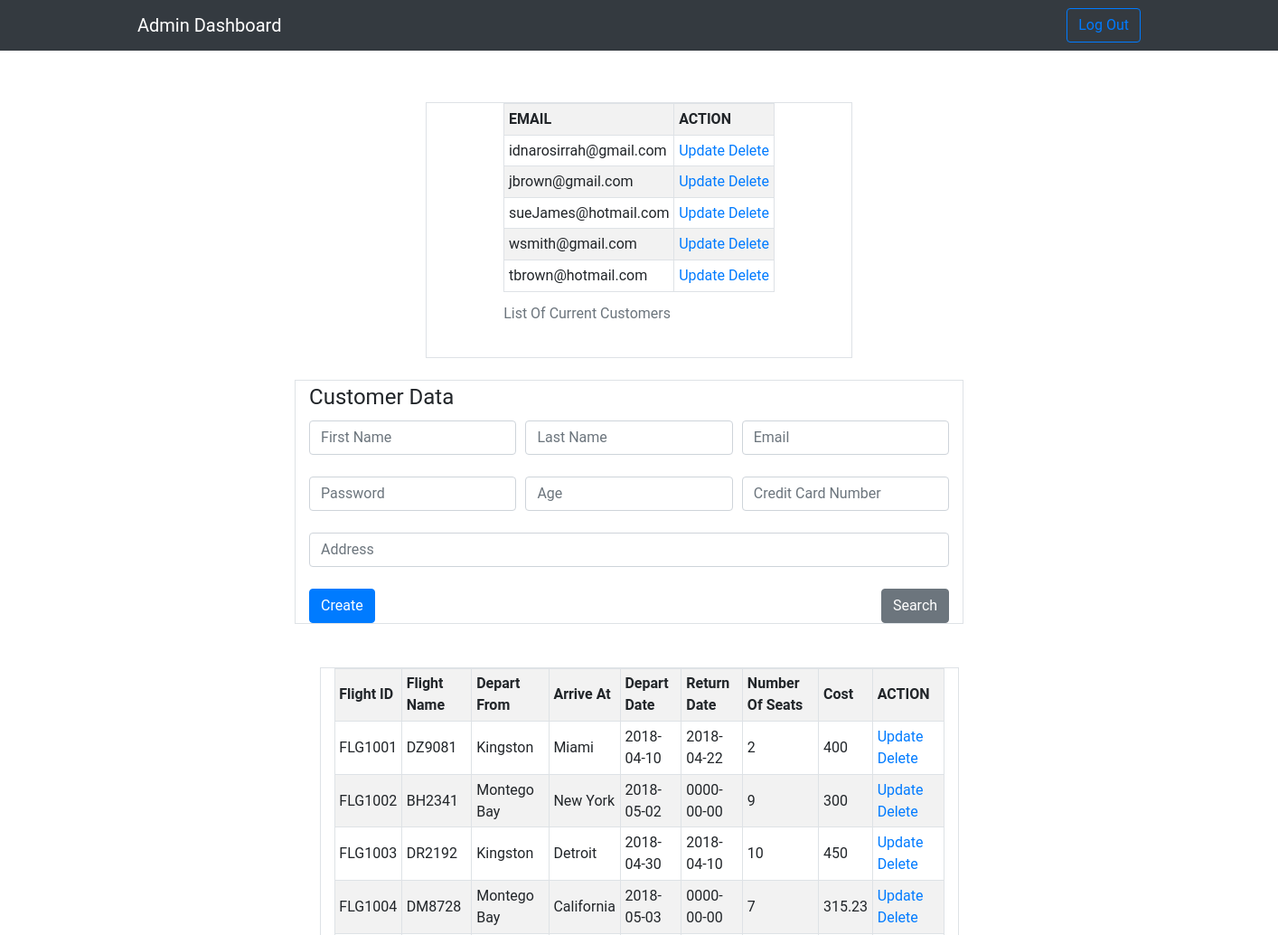
The app's page /adminDashboard.php (upper part), older data.
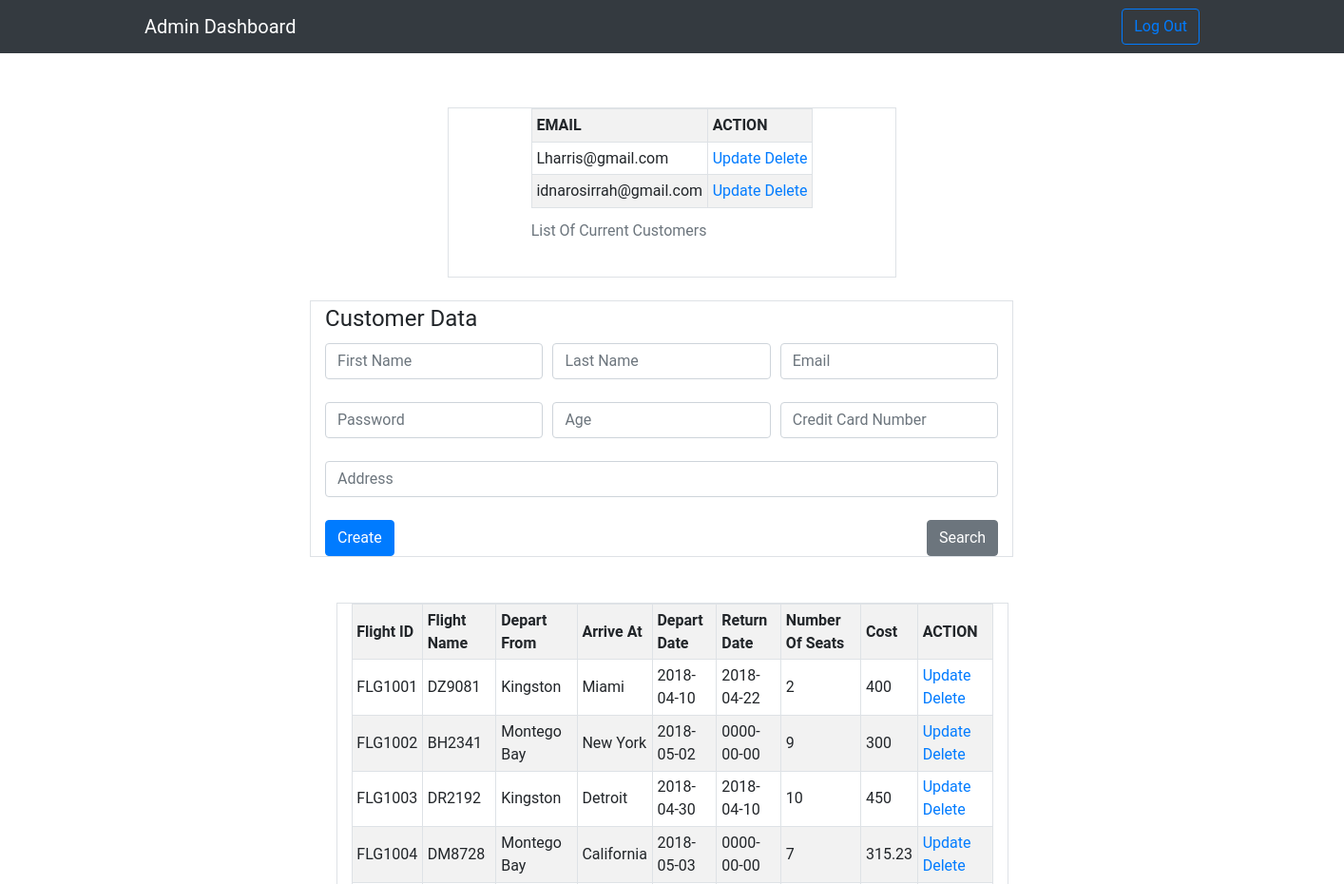
The same page, newer data.
### tables this page shows
CREATE TABLE `customer` (
  `userName` varchar(50) NOT NULL,
  `firstName` varchar(50) NOT NULL,
  `lastName` varchar(50) NOT NULL,
  `age` int(11) NOT NULL,
  `mailAddress` varchar(100) NOT NULL,
  `credit_card_Num` varchar(150) NOT NULL,
  `password` varchar(150) NOT NULL
);

CREATE TABLE `flight` (
  `flightID` varchar(30) NOT NULL,
  `flightName` varchar(30) NOT NULL,
  `airlineName` varchar(60) NOT NULL,
  `depatureCity` varchar(30) NOT NULL,
  `destinationCity` varchar(30) NOT NULL,
  `depatureDate` date NOT NULL,
  `returnDate` date NOT NULL,
  `AmountOfSeats` int(11) NOT NULL
);

CREATE TABLE `flight_cost` (
  `flightID` varchar(30) NOT NULL,
  `cost` float NOT NULL
);

### adminDashboard.php (the view, shortened to what this page needs)
<?php
    $email = "";
    $fname = "";
    $lname = "";
    $age = "";
?>
<!DOCTYPE html>
<html>
<head>
    <link rel="stylesheet" type="text/css" media="screen" href="assets/style.css" />
    <link rel="stylesheet" href="https://maxcdn.bootstrapcdn.com/bootstrap/4.0.0/css/bootstrap.min.css">
    <link rel="stylesheet" type="text/css" href="assets/style.css">
</head>
<body>
<nav class="navbar navbar-expand-lg navbar-dark bg-dark fixed-top" role="navigation">
	    <div class="container">
	        <a class="navbar-brand" href="#">Admin Dashboard</a>
	        <div class="collapse navbar-collapse" id="exCollapsingNavbar">
	            <ul class="nav navbar-nav flex-row justify-content-between ml-auto">
	                <li class="nav-item">
	                    <button type="button" class="btn btn-outline-primary" onClick="document.location.href='logout.php'">Log Out</button>
	                </li>
	            </ul>
	        </div>
	    </div>
	</nav>
    <div class="main-container" style="padding-top: 8%">
<?php
echo "<div class='container border col-4'>";
echo "<form method = 'POST' action = 'adminDashboard.php'>";
echo "<table class='table-sm table-bordered table-striped' table align = 'center'>";
echo "<caption>List Of Current Customers</caption>";
echo "<tr><th>EMAIL</th><th>ACTION</th></tr>";
 $servername = "localhost";
 $username = "root";
 $password = "";
 $dbname = "Airlines_DB";
 $conn = new mysqli($servername, $username, $password, $dbname);
 $sql = "SELECT username,firstName,lastName,age,mailAddress FROM customer ";
 $result = $conn->query($sql);
 if ($result->num_rows > 0) {
     while($row = $result->fetch_assoc()) {
         echo '<tr>
         <td>'.$row["username"].'</td>
         <td><a href = "update.php?user='.$row["username"].'">Update </a><a href = "delete.php?deluser='.$row["username"].'">Delete </a></td>
         </tr>';
     }
 }
 echo "</form></table>";
echo "<br>";
echo "</div>";
echo "<br>";
?>
        <div class="container" style="margin-left:22%;">
            <form class="col-8 border form-control-small" action="adminDashboard.php" method="POST">
                <legend>Customer Data</legend>
            <div class="form-row">
                <div class="col-4">
                    <input type="text" class="form-control" placeholder="First Name" name="firstname" value="<?php echo $fname;?>">
                </div>
                <div class="col-4">
                <input type="text" class="form-control" placeholder="Last Name" name="lastname" value="<?php echo $lname;?>">
                </div>
                <div class="col-4">
                    <input type="email" class="form-control" name="email" placeholder="Email" value="<?php echo $email;?>">
                </div>
		    </div>
            <br>
            <div class="form-row row">
                <div class="col-4">
                    <input type="password" class="form-control" name="password" placeholder="Password" value="<?php echo $password;?>">
                </div>
                <div class="col-4">
                    <input type="number" class="form-control" placeholder="Age" name="age" min="1" value="<?php echo $age;?>">
                </div>
                <div class="col-4">
                    <input type="text" class="form-control" placeholder="Credit Card Number" name="creditCardNumber">
                </div>
		    </div>
            <br>
		    <div class="form-row">
                <div class="col">
                    <input type="text" class="form-control" placeholder="Address" name="address" >
                </div>
		    </div>
            <br>
            <div class="d-flex justify-content-between">
            <button type="submit" class="btn btn-primary" name="insert">Create</button>
            <button type="submit" class="btn btn-secondary" name="Search">Search</button>
		    </div>
            </form>
        </div>
        <div>
        <br><br>
<?php
echo "<div class='container border col-6'>";
echo "<form method = 'POST' action = 'adminDashboard.php'>";
echo "<table class='table-sm table-bordered table-striped' table align = 'center'>";
echo "<tr><th>Flight ID</th><th>Flight Name</th><th>Depart From</th><th>Arrive At</th><th>Depart Date</th>
<th>Return Date</th><th>Number Of Seats</th><th>Cost</th><th>ACTION</th></tr>";
 $servername = "localhost";
 $username = "root";
 $password = "";
 $dbname = "Airlines_DB";
 $conn = new mysqli($servername, $username, $password, $dbname);
 $sql = "SELECT flight.flightID, flight.flightName, flight.depatureCity, flight.destinationCity, flight.depatureDate, flight.returnDate, flight.AmountOfSeats, flight_cost.cost FROM flight INNER JOIN flight_cost ON flight.flightID = flight_cost.flightID";
 $result = $conn->query($sql);
 if ($result->num_rows > 0) {
     while($row = $result->fetch_assoc()) {
         echo '<tr>
         <td>'.$row["flightID"].'</td>
         <td>'.$row["flightName"].'</td>
         <td>'.$row["depatureCity"].'</td>
         <td>'.$row["destinationCity"].'</td>
         <td>'.$row["depatureDate"].'</td>
         <td>'.$row["returnDate"].'</td>
         <td>'.$row["AmountOfSeats"].'</td>
         <td>'.$row["cost"].'</td>
         <td><a href = "updateFlight.php?flightid='.$row["flightID"].'">Update </a><a href = "deleteFlight.php?delflight='.$row["flightID"].'">Delete </a></td>
         </tr>';
     }
 }
 echo "</form></table>";
echo "<br>";
echo "</div>";
echo "<br>";
?>
</body>
</html>

### assets/style.css (style rules this page uses)
body { font-family: 'Roboto', sans-serif; }
.form-row { outline-style: none; }

Row changes from the older to the newer data that the page shows:
removed customer: userName "jbrown@gmail.com"
removed customer: userName "sueJames@hotmail.com"
removed customer: userName "wsmith@gmail.com"
removed customer: userName "tbrown@hotmail.com"
added customer: userName "Lharris@gmail.com"
